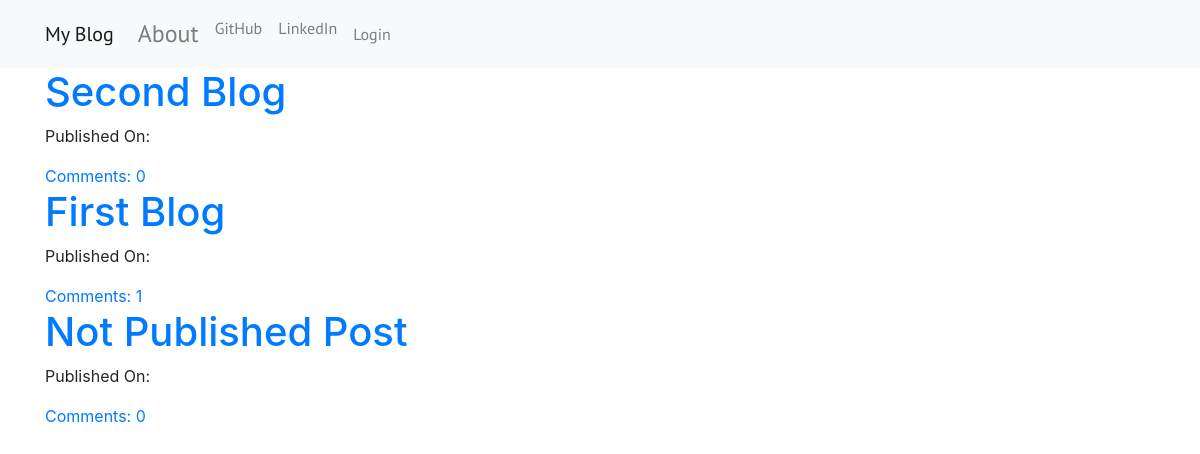
The page / on the database its author committed.
### blog/models.py (models this page shows, shortened)
class Post(models.Model):
    author = models.ForeignKey('auth.User',on_delete=models.CASCADE)
    title = models.CharField(max_length=200)
    text = models.TextField()
    create_date = models.DateTimeField(default=timezone.now)
    published_date = models.DateTimeField(blank=True,null=True)
    def publish(self):
        self.published_date = timezone.now()
        self.save()
    def approve_comments(self):
        return self.comment.filter(approved_comment=True)

### blog/views.py (the view)
# urls.py: path('',views.PostListView.as_view(),name='post_list'),
class PostListView(ListView):
    model = Post
    def get_queryset(self):
        return Post.objects.filter(published_date__lte=timezone.now()).order_by('-published_date')

### blog/templates/blog/post_list.html
{% extends 'blog/base.html' %}
{% block cotent %}
<div class="centerstage">
  {% if post_list %}
    {% for post in post_list %}
    <div class="post">
      <h1> <a href="{% url 'post_detail' pk=post.pk %}">{{post.title}}</a> </h1>
      <div class="date">
        <p>Published On: {{post.publish|date:"D M Y"}}</p>
      </div>
      <a href="{% url 'post_detail' pk=post.pk %}">Comments: {{post.approve_comments.count}}</a>
    </div>
    {% endfor %}
  {% else %}
    <h1>Opps!</h1>
    <h2>It Seems no post available</h2>
  {% endif %}
</div>
{% endblock %}

### blog/templates/blog/base.html (shortened to what this page needs)
<!DOCTYPE html>
{% load static %}
<html lang="en" dir="ltr">
  <head>
    <link rel="stylesheet" href="https://stackpath.bootstrapcdn.com/bootstrap/4.5.0/css/bootstrap.min.css">
    <link rel="stylesheet" href="//cdn.jsdelivr.net/npm/medium-editor@latest/dist/css/medium-editor.min.css" type="text/css" media="screen" charset="utf-8">
    <link rel="stylesheet" href="{% static 'css/blog.css' %}">
  </head>
  <body>
    <nav class="navbar navbar-expand-lg navbar-light bg-light techfont custom-navbar">
      <div class="container">
  <a class="navbar-brand" href="{% url 'post_list' %}">My Blog </a>
  <div class="collapse navbar-collapse" id="navbarNavAltMarkup">
    <div class="navbar-nav">
      <a class="nav-item nav-link bigbrand" href="{% url 'about' %}">About</a>
      <a class="nav-item nav-link" href="https://www.github.com">GitHub</a>
      <a class="nav-item nav-link" href="https://www.linkedin.com">LinkedIn</a>
    </div>
    <div class="navbar-nav mr-autot">
      {% if user.is_authenticated %}
      <a class="nav-item nav-link" href="{% url 'post_new' %}">New Post</a>
      <a class="nav-item nav-link" href="{% url 'post_draft_list' %}">Drafts</a>
      <a class="nav-item nav-link" href="{% url 'logout' %}">Logout</a>
      <a> Welcome {{ user.username }} </a>
      {% else %}
      <li> <a class="nav-item nav-link" href="{% url 'login' %}">  Login </a> </li>
      {% endif %}
    </div>
  </div>
</div>
</nav>
<div class="content container">
  <div class="row">
    <div class="col-md-8">
      <div class="blog_posts">
        {% block cotent %}
        {% endblock %}
      </div>
    </div>
  </div>
</div>
  </body>
</html>

### blog/static/css/blog.css (style rules this page uses)
.techfont { font-family: 'PT Sans', sans-serif; font-size: 1.5em: margin-bottom: 10px; }
.bigbrand { font-size: 1.5em; }
.centerstage { margin-left: auto; margin-right: auto; }

### rows shown on the page
Post: title "Second Blog", approve_comments.count "0"
Post: title "First Blog", approve_comments.count "1"
Post: title "Not Published Post", approve_comments.count "0"
